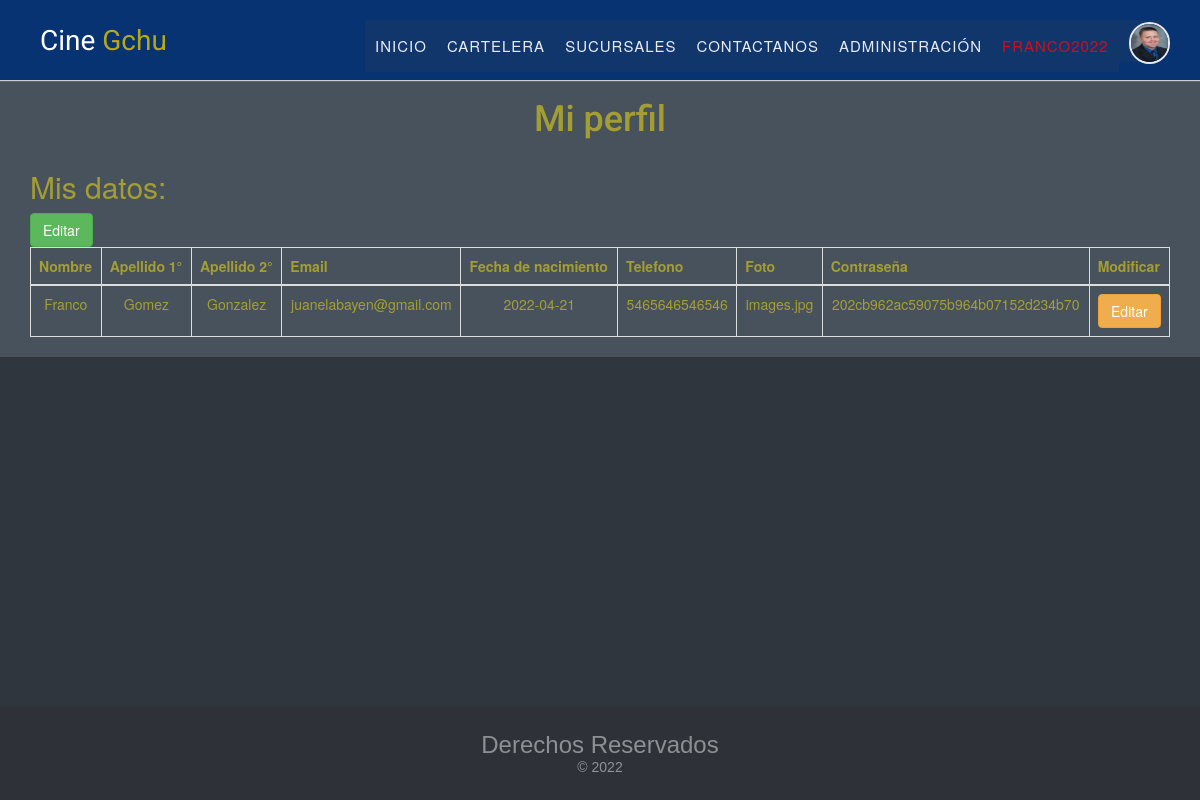
/perfil.php (signed in), run on the app's committed database.
### tables this page shows
CREATE TABLE `usuarios` (
  `id` int(11) NOT NULL,
  `user` varchar(255) NOT NULL,
  `pass` varchar(255) NOT NULL,
  `nombre` varchar(255) NOT NULL,
  `apellido1` varchar(255) NOT NULL,
  `apellido2` varchar(255) NOT NULL,
  `email` varchar(255) NOT NULL DEFAULT 'img/usuario.png',
  `fecha_nac` date NOT NULL,
  `telefono` varchar(255) NOT NULL,
  `pic` varchar(255) NOT NULL DEFAULT 'usuario_def.png',
  `rol` enum('user','admin') NOT NULL
);

### model/clsPerfil.php (the view, shortened to what this page needs)
<?php
class clsPerfil extends clsConexion1
{
    public function crearCRUDperfil($id)
    {
        $dbh1 = $this->conectar();
        if ($dbh1 != null) {
            $consulta = $dbh1->prepare("SELECT * FROM usuarios WHERE `id` = $id");
            $consulta->setFetchMode(PDO::FETCH_ASSOC);
            $consulta->execute();
            $filas = "";
            foreach ($consulta as $key => $p) {
                $filas .= "<tr>
                                <td scope='col'>$p[nombre]</td>
                                <td scope='col'>$p[apellido1]</td>
                                <td scope='col'>$p[apellido2]</td>
                                <td scope='col'>$p[email]</td>
                                <td scope='col'>$p[fecha_nac]</td>
                                <td scope='col'>$p[telefono]</td>
                                <td scope='col'>$p[pic]</td>
                                <td scope='col'>$p[pass]</td>
                                <td scope='col'>
                                    <a href='perfil_edit.php?id=$p[id]' class='btn btn-warning'>Editar</a>
                                </td>
                            </tr>";
            }
            return $filas;
        }
    }
}
?>

### css/general.css (style rules this page uses)
html { background-color: #30363d; }
body { background-color: #48525d !important; font:14px/1.5 Arial, Helvetica, sans-serif; color: #d5c71ca6 !important; }

### data on the page
usuarios: nombre "Franco", apellido1 "Gomez", apellido2 "Gonzalez", email "juanelabayen@gmail.com", fecha_nac "2022-04-21", telefono "5465646546546", pic "images.jpg", pass "202cb962ac59075b964b07152d234b70"

### other printed values
$_SESSION['user'] "FRANCO2022"
